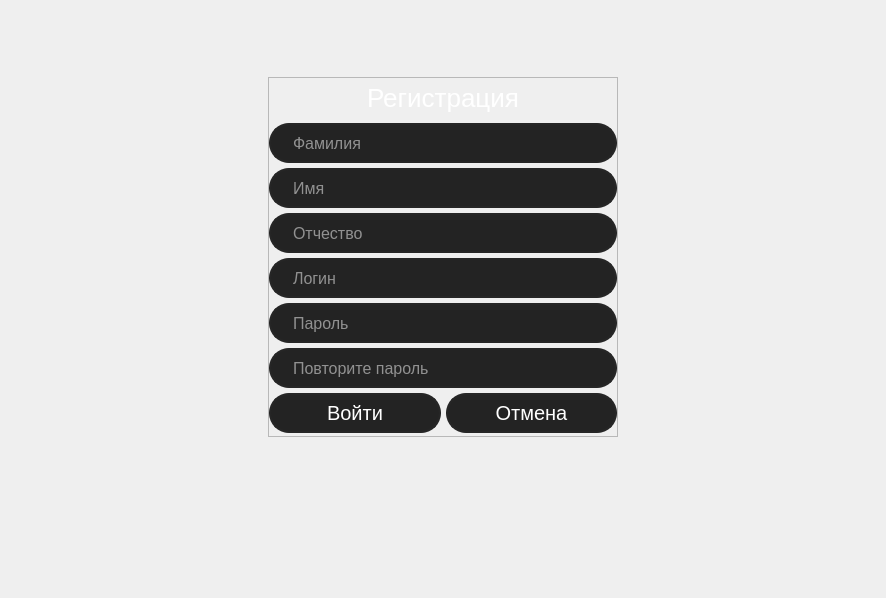
            <widget class="QWidget" name="Register_tab">
             <attribute name="title">
              <string>Register</string>
             </attribute>
             <layout class="QGridLayout" name="gridLayout_4">
              <item row="0" column="1">
               <spacer name="verticalSpacer_3">
                <property name="orientation">
                 <enum>Qt::Vertical</enum>
                </property>
                <property name="sizeHint" stdset="0">
                 <size>
                  <width>20</width>
                  <height>66</height>
                 </size>
                </property>
               </spacer>
              </item>
              <item row="1" column="0">
               <spacer name="horizontalSpacer_3">
                <property name="orientation">
                 <enum>Qt::Horizontal</enum>
                </property>
                <property name="sizeHint" stdset="0">
                 <size>
                  <width>257</width>
                  <height>20</height>
                 </size>
                </property>
               </spacer>
              </item>
              <item row="1" column="1">
               <widget class="QFrame" name="Register_frame">
                <property name="minimumSize">
                 <size>
                  <width>350</width>
                  <height>360</height>
                 </size>
                </property>
                <property name="maximumSize">
                 <size>
                  <width>350</width>
                  <height>360</height>
                 </size>
                </property>
                <property name="frameShape">
                 <enum>QFrame::StyledPanel</enum>
                </property>
                <property name="frameShadow">
                 <enum>QFrame::Raised</enum>
                </property>
                <layout class="QVBoxLayout" name="verticalLayout_5">
                 <property name="spacing">
                  <number>5</number>
                 </property>
                 <property name="leftMargin">
                  <number>0</number>
                 </property>
                 <property name="topMargin">
                  <number>0</number>
                 </property>
                 <property name="rightMargin">
                  <number>0</number>
                 </property>
                 <property name="bottomMargin">
                  <number>0</number>
                 </property>
                 <item>
                  <widget class="QLabel" name="label_3">
                   <property name="minimumSize">
                    <size>
                     <width>0</width>
                     <height>40</height>
                    </size>
                   </property>
                   <property name="maximumSize">
                    <size>
                     <width>16777215</width>
                     <height>40</height>
                    </size>
                   </property>
                   <property name="styleSheet">
                    <string notr="true">color: rgb(255, 255, 255);
font-family: 'Roboto Regular';
font-size: 26px;
background-color: none;</string>
                   </property>
                   <property name="text">
                    <string>Регистрация</string>
                   </property>
                   <property name="alignment">
                    <set>Qt::AlignCenter</set>
                   </property>
                  </widget>
                 </item>
                 <item>
                  <widget class="QLineEdit" name="surnameEdit">
                   <property name="minimumSize">
                    <size>
                     <width>0</width>
                     <height>40</height>
                    </size>
                   </property>
                   <property name="maximumSize">
                    <size>
                     <width>16777215</width>
                     <height>40</height>
                    </size>
                   </property>
                   <property name="styleSheet">
                    <string notr="true">QLineEdit
{
	border: 2px solid rgb(38, 38, 38);
	border-radius: 20px;
	color: #FFF;
	padding-left: 20px;
	padding-right: 20px;
	font-family: 'Roboto Regular';
	font-size: 16px;
	background-color: rgb(35, 35 , 35);
}

QLineEdit:hover
{
	border: 2px solid rgb(48, 48, 48);
}
QLineEdit:focus
{
	border: 2px solid rgb(0, 180, 255);
	background-color: rgb(45, 45, 45);
}</string>
                   </property>
                   <property name="placeholderText">
                    <string>Фамилия</string>
                   </property>
                  </widget>
                 </item>
                 <item>
                  <widget class="QLineEdit" name="nameEdit">
                   <property name="minimumSize">
                    <size>
                     <width>0</width>
                     <height>40</height>
                    </size>
                   </property>
                   <property name="maximumSize">
                    <size>
                     <width>16777215</width>
                     <height>40</height>
                    </size>
                   </property>
                   <property name="styleSheet">
                    <string notr="true">QLineEdit
{
	border: 2px solid rgb(38, 38, 38);
	border-radius: 20px;
	color: #FFF;
	padding-left: 20px;
	padding-right: 20px;
	font-family: 'Roboto Regular';
	font-size: 16px;
	background-color: rgb(35, 35 , 35);
}

QLineEdit:hover
{
	border: 2px solid rgb(48, 48, 48);
}
QLineEdit:focus
{
	border: 2px solid rgb(0, 180, 255);
	background-color: rgb(45, 45, 45);
}</string>
                   </property>
                   <property name="placeholderText">
                    <string>Имя</string>
                   </property>
                  </widget>
                 </item>
                 <item>
                  <widget class="QLineEdit" name="lastnameEdit">
                   <property name="minimumSize">
                    <size>
                     <width>0</width>
                     <height>40</height>
                    </size>
                   </property>
                   <property name="maximumSize">
                    <size>
                     <width>16777215</width>
                     <height>40</height>
                    </size>
                   </property>
                   <property name="styleSheet">
                    <string notr="true">QLineEdit
{
	border: 2px solid rgb(38, 38, 38);
	border-radius: 20px;
	color: #FFF;
	padding-left: 20px;
	padding-right: 20px;
	font-family: 'Roboto Regular';
	font-size: 16px;
	background-color: rgb(35, 35 , 35);
}

QLineEdit:hover
{
	border: 2px solid rgb(48, 48, 48);
}
QLineEdit:focus
{
	border: 2px solid rgb(0, 180, 255);
	background-color: rgb(45, 45, 45);
}</string>
                   </property>
                   <property name="placeholderText">
                    <string>Отчество</string>
                   </property>
                  </widget>
                 </item>
                 <item>
                  <widget class="QLineEdit" name="registerLoginEdit">
                   <property name="minimumSize">
                    <size>
                     <width>0</width>
                     <height>40</height>
                    </size>
                   </property>
                   <property name="maximumSize">
                    <size>
                     <width>16777215</width>
                     <height>40</height>
                    </size>
                   </property>
                   <property name="styleSheet">
                    <string notr="true">QLineEdit
{
	border: 2px solid rgb(38, 38, 38);
	border-radius: 20px;
	color: #FFF;
	padding-left: 20px;
	padding-right: 20px;
	font-family: 'Roboto Regular';
	font-size: 16px;
	background-color: rgb(35, 35 , 35);
}

QLineEdit:hover
{
	border: 2px solid rgb(48, 48, 48);
}
QLineEdit:focus
{
	border: 2px solid rgb(0, 180, 255);
	background-color: rgb(45, 45, 45);
}</string>
                   </property>
                   <property name="placeholderText">
                    <string>Логин</string>
                   </property>
                  </widget>
                 </item>
                 <item>
                  <widget class="QLineEdit" name="registerPasswordEdit">
                   <property name="minimumSize">
                    <size>
                     <width>0</width>
                     <height>40</height>
                    </size>
                   </property>
                   <property name="maximumSize">
                    <size>
                     <width>16777215</width>
                     <height>40</height>
                    </size>
                   </property>
                   <property name="styleSheet">
                    <string notr="true">QLineEdit
{
	border: 2px solid rgb(38, 38, 38);
	border-radius: 20px;
	color: #FFF;
	padding-left: 20px;
	padding-right: 20px;
	font-family: 'Roboto Regular';
	font-size: 16px;
	background-color: rgb(35, 35 , 35);
}

QLineEdit:hover
{
	border: 2px solid rgb(48, 48, 48);
}
QLineEdit:focus
{
	border: 2px solid rgb(0, 180, 255);
	background-color: rgb(45, 45, 45);
}</string>
                   </property>
                   <property name="echoMode">
                    <enum>QLineEdit::Password</enum>
                   </property>
                   <property name="placeholderText">
                    <string>Пароль</string>
                   </property>
                  </widget>
                 </item>
                 <item>
                  <widget class="QLineEdit" name="registerRepeatPasswordEdit">
                   <property name="minimumSize">
                    <size>
                     <width>0</width>
                     <height>40</height>
                    </size>
                   </property>
                   <property name="maximumSize">
                    <size>
                     <width>16777215</width>
                     <height>40</height>
                    </size>
                   </property>
                   <property name="styleSheet">
                    <string notr="true">QLineEdit
{
	border: 2px solid rgb(38, 38, 38);
	border-radius: 20px;
	color: #FFF;
	padding-left: 20px;
	padding-right: 20px;
	font-family: 'Roboto Regular';
	font-size: 16px;
	background-color: rgb(35, 35 , 35);
}

QLineEdit:hover
{
	border: 2px solid rgb(48, 48, 48);
}
QLineEdit:focus
{
	border: 2px solid rgb(0, 180, 255);
	background-color: rgb(45, 45, 45);
}</string>
                   </property>
                   <property name="echoMode">
                    <enum>QLineEdit::Password</enum>
                   </property>
                   <property name="placeholderText">
                    <string>Повторите пароль</string>
                   </property>
                  </widget>
                 </item>
                 <item>
                  <layout class="QHBoxLayout" name="horizontalLayout_3">
                   <item>
                    <widget class="QPushButton" name="registerLoginButton">
                     <property name="minimumSize">
                      <size>
                       <width>0</width>
                       <height>40</height>
                      </size>
                     </property>
                     <property name="maximumSize">
                      <size>
                       <width>16777215</width>
                       <height>40</height>
                      </size>
                     </property>
                     <property name="cursor">
                      <cursorShape>PointingHandCursor</cursorShape>
                     </property>
                     <property name="styleSheet">
                      <string notr="true">QPushButton
{
	color: rgb(255, 255, 255);
	border: 2px solid rgb(38, 38, 38);
	border-radius: 20px;
	font-family: 'Roboto Regular';
	font-size: 20px;
	background-color: rgb(35, 35 , 35);
}
QPushButton::hover
{
	border: 2px solid rgb(0, 115, 0);
	background-color: rgb(45, 45, 45);
}
QPushButton::pressed
{
	border: 2px solid rgb(0, 85, 0);
	background-color: rgb(35, 35 , 35);
}</string>
                     </property>
                     <property name="text">
                      <string>Войти</string>
                     </property>
                    </widget>
                   </item>
                   <item>
                    <widget class="QPushButton" name="registerCancelButton">
                     <property name="minimumSize">
                      <size>
                       <width>0</width>
                       <height>40</height>
                      </size>
                     </property>
                     <property name="maximumSize">
                      <size>
                       <width>16777215</width>
                       <height>40</height>
                      </size>
                     </property>
                     <property name="cursor">
                      <cursorShape>PointingHandCursor</cursorShape>
                     </property>
                     <property name="styleSheet">
                      <string notr="true">QPushButton
{
	color: rgb(255, 255, 255);
	border: 2px solid rgb(38, 38, 38);
	border-radius:  20px;
	font-family: 'Roboto Regular';
	font-size: 20px;
	background-color: rgb(35, 35 , 35);
}
QPushButton::hover
{
	border: 2px solid rgb(214, 0, 0);
	background-color: rgb(45, 45, 45);
}
QPushButton::pressed
{
	border: 2px solid rgb(140, 0, 0);
	background-color: rgb(35, 35 , 35);
}</string>
                     </property>
                     <property name="text">
                      <string>Отмена</string>
                     </property>
                    </widget>
                   </item>
                  </layout>
                 </item>
                </layout>
               </widget>
              </item>
              <item row="1" column="2">
               <spacer name="horizontalSpacer_4">
                <property name="orientation">
                 <enum>Qt::Horizontal</enum>
                </property>
                <property name="sizeHint" stdset="0">
                 <size>
                  <width>257</width>
                  <height>20</height>
                 </size>
                </property>
               </spacer>
              </item>
              <item row="2" column="1">
               <spacer name="verticalSpacer_4">
                <property name="orientation">
                 <enum>Qt::Vertical</enum>
                </property>
                <property name="sizeHint" stdset="0">
                 <size>
                  <width>20</width>
                  <height>150</height>
                 </size>
                </property>
               </spacer>
              </item>
             </layout>
            </widget>
